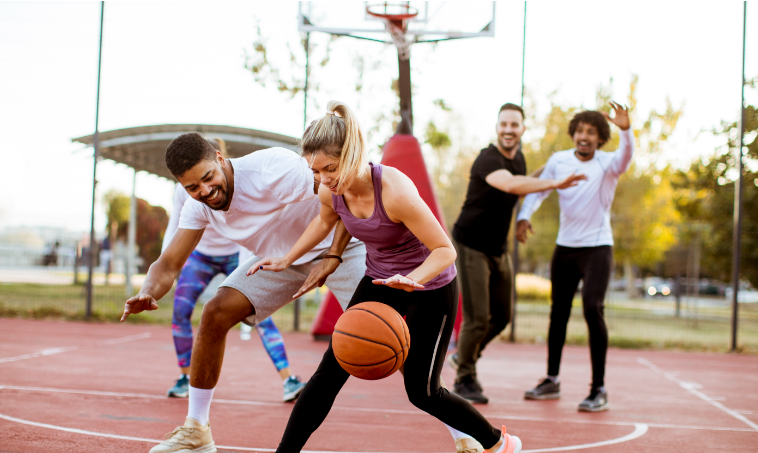
#> input picture identify_basketball/images/test/1.png, 758 x 453 px
$ python mask_to_identify.py
#> lines starting #> are read from the running program, lines starting #| are printed output that depends on the picture; after the words box and inside, x2 and y2 are one past the last pixel; in counts of white or black regions, pixels touching at a corner belong together
import cv2
import numpy as np

np.set_printoptions(threshold=np.inf)

# read the image (first frame)
frame1 = cv2.imread('../images/test/1.png', cv2.IMREAD_COLOR)
#> frame1 is the input picture: shape (453, 758, 3); mean B, G, R 155.1, 165.5, 185.5
frame2 = cv2.imread('../images/test/2.png', cv2.IMREAD_COLOR)
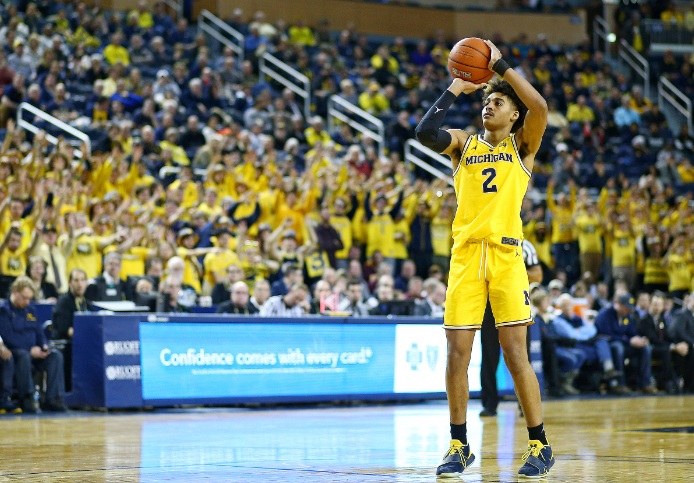
#> input picture identify_basketball/images/test/2.png, 694 x 483 px
#> frame2 is the input picture: shape (483, 694, 3); mean B, G, R 104.6, 121.6, 114.4
frame3 = cv2.imread('../images/test/3.png', cv2.IMREAD_COLOR)
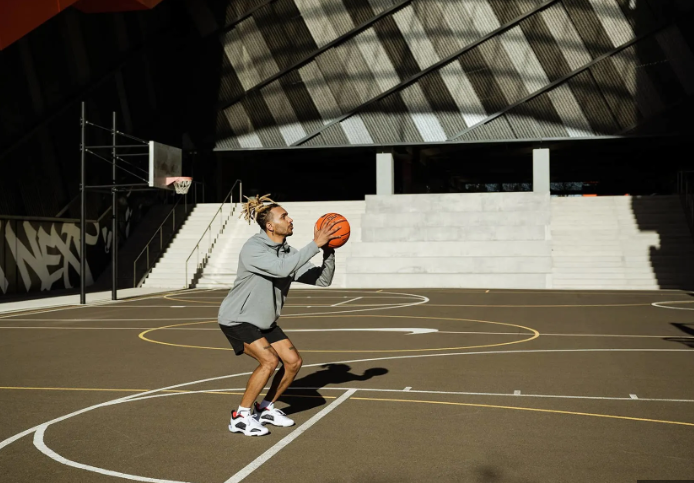
#> input picture identify_basketball/images/test/3.png, 694 x 483 px
#> frame3 is the input picture: shape (483, 694, 3); mean B, G, R 70, 85.5, 92.3

def identify_basketball(frame):
   # convert the image to HSV
   hsv = cv2.cvtColor(frame, cv2.COLOR_BGR2HSV) # Hue, Saturation, Value
#> hsv: shape (453, 758, 3); mean H, S, V 30.2, 64.3, 188.1

   # define the range of orange in HSV
   lower_orange = np.array([3, 100, 100])
   upper_orange = np.array([12, 255, 255])

   # mask the image to get only orange colors
   mask = cv2.inRange(hsv, lower_orange, upper_orange)
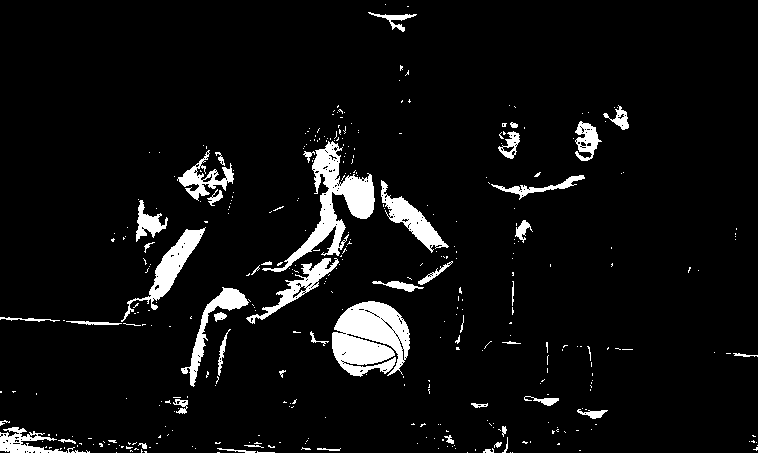
#> mask: shape (453, 758); 6.1% white; 382 white regions (330 under 20 px), largest, box (x1, y1, x2, y2) and area: (332, 301, 410, 377) 4291, (262, 141, 375, 272) 3561, (121, 227, 206, 322) 1625

   # close the mask
   kernel = np.ones((5,5), np.uint8)
   closed_mask_1 = cv2.morphologyEx(mask, cv2.MORPH_CLOSE, kernel)
#> closed_mask_1: shape (453, 758); 7.4% white; 189 white regions (144 under 20 px), largest, box (x1, y1, x2, y2) and area: (246, 125, 375, 324) 6158, (310, 301, 410, 377) 4745, (66, 221, 208, 326) 1964

   # get rid of more noise
   kernel = np.ones((3,3), np.uint8)
   closed_mask = cv2.erode(closed_mask_1, kernel, iterations=1)
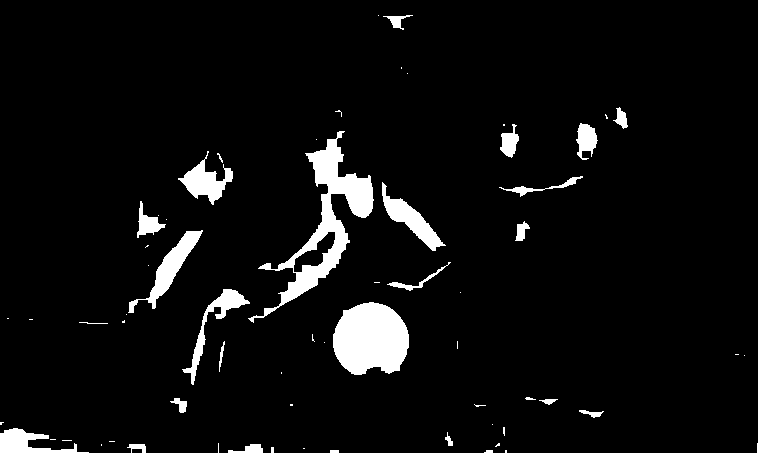
#> closed_mask: shape (453, 758); 5.4% white; 65 white regions (38 under 20 px), largest, box (x1, y1, x2, y2) and area: (248, 131, 374, 323) 4964, (333, 302, 409, 375) 4348, (128, 230, 203, 313) 1401

   # bitwise and the mask and the original image
   res = cv2.bitwise_and(frame, frame, mask=closed_mask)

   # convert to grayscale
   gray = cv2.cvtColor(res, cv2.COLOR_BGR2GRAY)
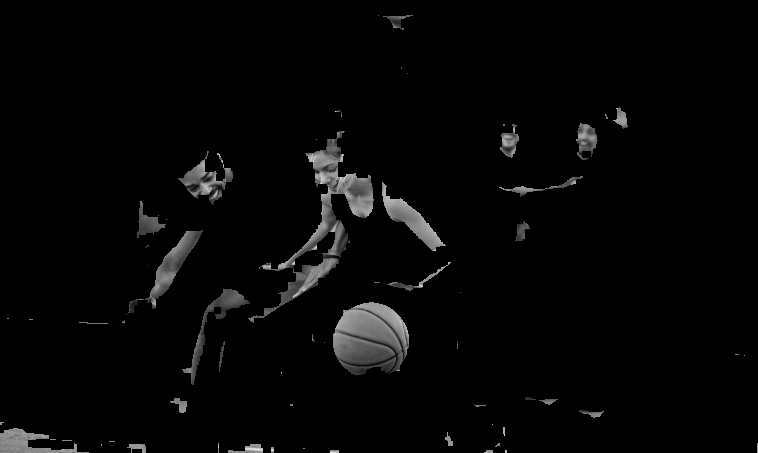
#> gray: shape (453, 758); min 0, max 227, mean 6

   # blur the image
   gray_blurred = cv2.blur(gray, (3, 3))

   # apply Hough transform on the blurred image
   detected_circles = cv2.HoughCircles(gray_blurred,
                   cv2.HOUGH_GRADIENT, 1, 20, param1 = 50,
               param2 = 30, minRadius = 1, maxRadius = 40)
#> detected_circles = [[370.5, 337.5, 36]]

   centroid = 0
   object_coordinates = 0
   padding = 7

   # draw circles that are detected
   if detected_circles is not None:
      # may need to add a check for the number of circles detected
      # i.e. if greater than 1, use the largest circle

      detected_circles = np.uint16(np.around(detected_circles))
#> detected_circles = [[370, 338, 36]]
      for pt in detected_circles[0, :]:
         a, b, r = pt[0], pt[1], pt[2]

         # draw a box around the circle (basketball)
         top_left = (a-r-padding, b-r-padding)
         bottom_right = (a+r+padding, b+r+padding)
         cv2.rectangle(frame, top_left, bottom_right, (0, 255, 0), 2)

         cv2.imshow("Detected Circle", frame)
         cv2.waitKey(0)

         centroid = (a, b)
         object_coordinates = (a-r-padding, b-r-padding, a+r+padding, b+r+padding)

         return centroid, object_coordinates
#> this loop made 1 pass
#> (a, b, r, object_coordinates) on pass 1: (370, 338, 36, (327, 295, 413, 381))
#> pass 1, in identify_basketball, `cv2.imshow("Detected Circle", frame)`:
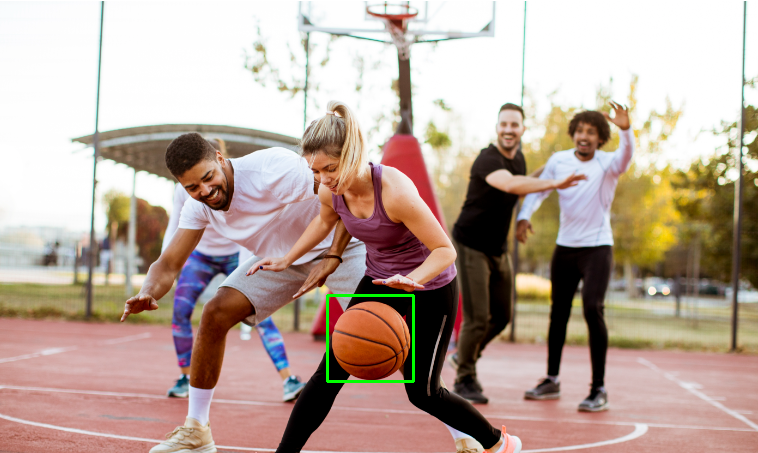
#> window 'Detected Circle': shape (453, 758, 3); mean B, G, R 155, 166.1, 185.3

   else:
      print("No circles detected, using contour...")

      # put a circle around teh largest contour
      contours, _ = cv2.findContours(closed_mask, cv2.RETR_EXTERNAL, cv2.CHAIN_APPROX_SIMPLE)

      if len(contours) != 0:
         c = max(contours, key = cv2.contourArea)

         # draw a box around the circle (basketball)
         (x, y, w, h) = cv2.boundingRect(c)
         top_left = (x-padding, y-padding)
         bottom_right = (x+w+padding, y+h+padding)

         cv2.rectangle(frame, top_left, bottom_right, (0, 255, 0), 2)

         cv2.imshow("Detected Circle", frame)
         cv2.waitKey(0)

         centroid = (x+w//2, y+h//2)
         object_coordinates = (x-padding, y-padding, x+w+padding, y+h+padding)

         return centroid, object_coordinates


centroid, object_coordinates =  identify_basketball(frame1)
#> centroid = (370, 338); object_coordinates = (327, 295, 413, 381)
# centroid, object_coordinates = identify_basketball(frame2)
# centroid, object_coordinates = identify_basketball(frame3)

# cut the object from the frame
x1, y1, x2, y2 = object_coordinates
#> x1 = 327; y1 = 295; x2 = 413; y2 = 381
object = frame1[y1:y2, x1:x2]
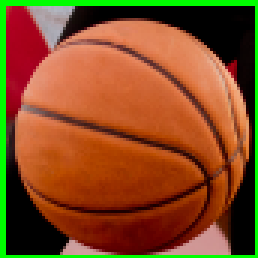
#> object: shape (86, 86, 3) (shown 3 times larger); mean B, G, R 33.1, 76.7, 132.1

cv2.imshow("Object", object)
cv2.waitKey(0)

print(centroid)
#| (370, 338)
print(object_coordinates)
#| (327, 295, 413, 381)
